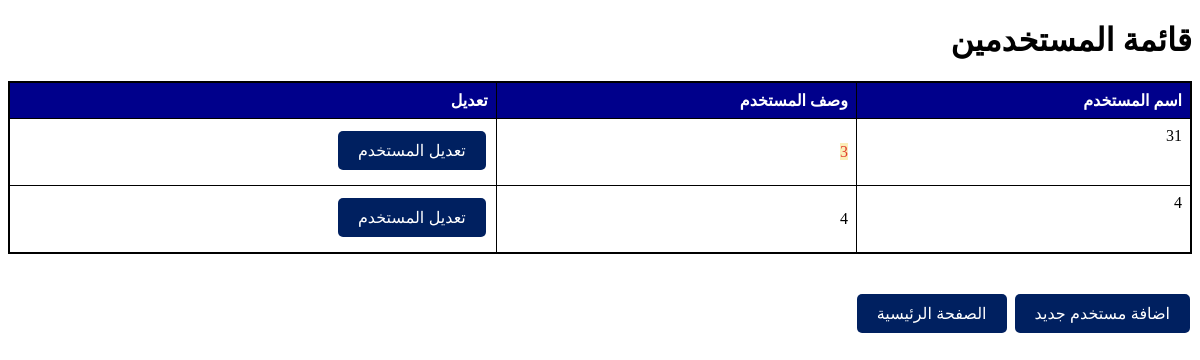
Page /userlist on the earlier database version.
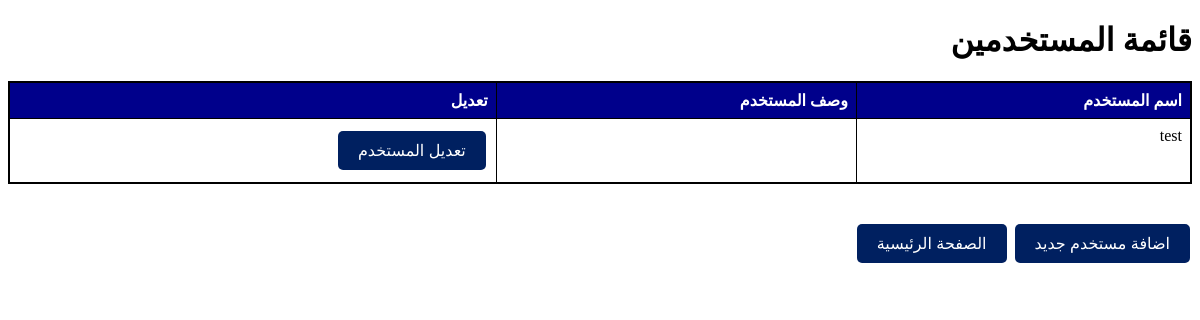
Same page on the later database version.
### app.py (models this page shows)
class User(db.Model):
    id = db.Column(db.Integer, primary_key=True)
    username = db.Column(db.String(100), nullable=False)
    user_description = db.Column(db.Text, nullable=True)
    screens = db.relationship('Screen', secondary='screen_user', backref='users')

### app.py (the view)
@app.route('/userlist')
def userlist():
    services = ServiceName.query.all()
    users = User.query.all()
    return render_template('userlist.html', services=services, users=users)

### templates/userlist.html (shortened to what this page needs)
<!DOCTYPE html>
<html lang="en">
  <head>
    <link rel="stylesheet" href="../static/table.css" />
  </head>
  <body>
    <h1>قائمة المستخدمين</h1>
    <table>
      <thead>
        <tr>
          <th>اسم المستخدم</th>
          <th>وصف المستخدم</th>
          <th>تعديل</th>
        </tr>
      </thead>
      <tbody>
        {% for user in users %}
        <tr>
          <td>{{ user.username }}</td>
          <td>{{ user.user_description | safe }}</td>
          <td>
            <a href="/edit_user/{{ user.id }}"
              ><button>تعديل المستخدم</button></a
            >
          </td>
        </tr>
        {% endfor %}
      </tbody>
    </table>
    <br /><br />
    <a href="/users"> <button class="screenspage">اضافة مستخدم جديد</button></a>
    <a href="/"> <button class="screenspage">الصفحة الرئيسية</button></a>
  </body>
</html>

Differences in the rows shown:
removed User: username "31", user_description "3"
removed User: username "4", user_description "4"
added User: username "test"
